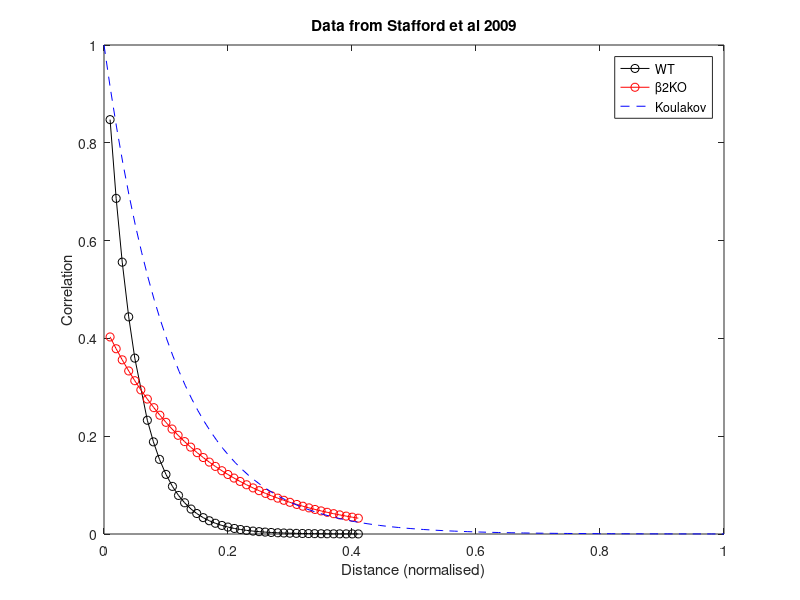
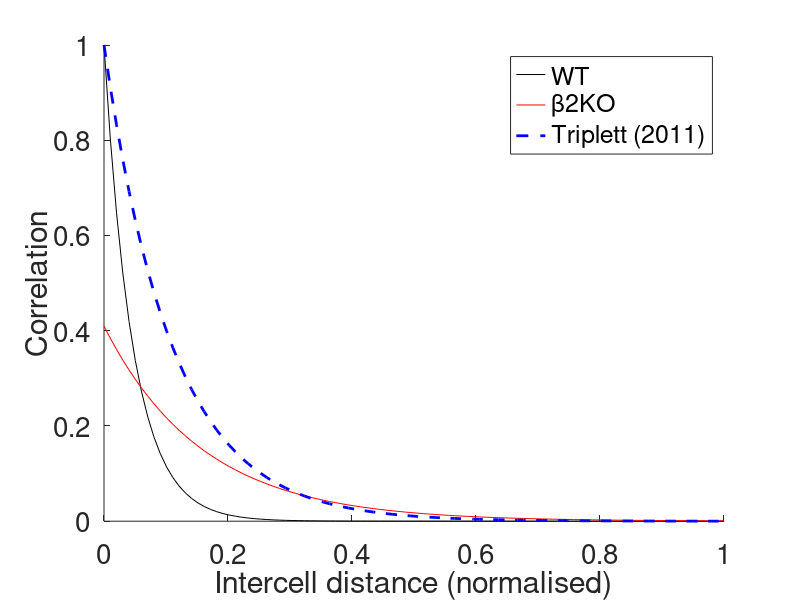
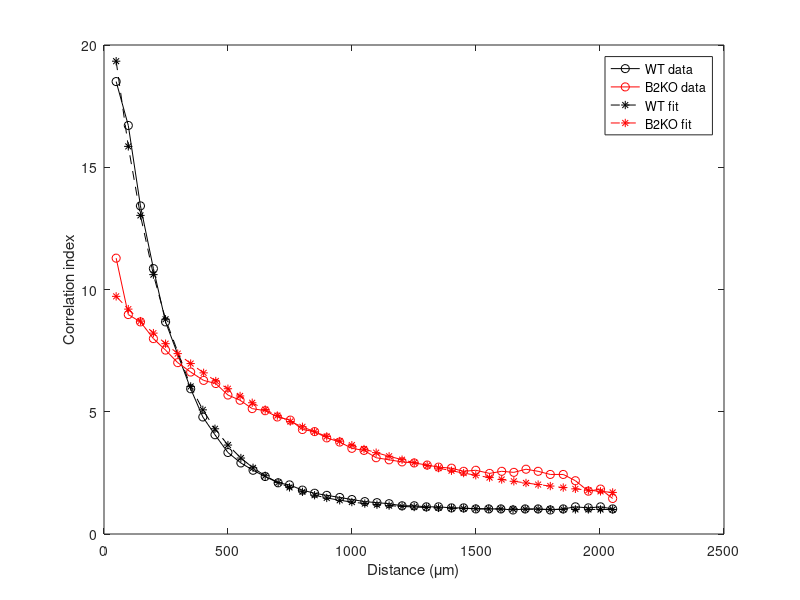

Here is the MATLAB script that generated these plots, in order:
clear all, close all


WT = load('Stafford2009-CI-WT.txt');
KO = load('Stafford2009-CI-B2KO.txt');

WTd = WT(:,1)*1e-6;
WTci = WT(:,2);

KOd = KO(:,1)*1e-6;
KOci = KO(:,2);

p = plot(WTd*1e6,WTci,'ko-', ...
         KOd*1e6,KOci,'ro-');

hold on
% The fit from curvefit
WTa = 22.64;
WTb = 1/4302;
WTciFit = WTa*exp(-WTd/WTb) + 1;

p(3) = plot(WTd*1e6,WTciFit,'k*--');

KOa = 9.275;
KOb = 1/1260;
KOciFit = KOa*exp(-KOd/KOb) + 1;

p(4) = plot(KOd*1e6, KOciFit,'r*--');

xlabel('Distance (\mum)')
ylabel('Correlation index')

legend(p,'WT data','B2KO data', 'WT fit', 'B2KO fit')


% For the curve fitting, subtract 1
WTciMinus1 = WTci-1;
KOciMinus1 = KOci-1;


% Looking at Dans data, Sterrat mail dec 2, 2011
%
% P2: 41*2+180 = 262 degrees, radius of eyeball 2.146/2 mm
% P6: 37*2+180 = 254 degress, radius of eyeball 2.450/2 mm
%
% P2 dist side to side = 4.9mm, P6 dist = 5.4 mm
%
% Lets use 5 mm

% Comparison with Koulakov
WTdN = WTd / 5e-3;
KOdN = KOd / 5e-3;

% Here 0 means no correlation, as opposed to 1 for CI
WTciN = (WTciFit-1) / max(WTa-1);
KOciN = (KOciFit-1) / max(WTa-1);

KoulakovD = linspace(0,1);
KoulakovCI = exp(-KoulakovD/0.11);

figure
p2 = plot(WTdN,WTciN,'ko-', ...
          KOdN,KOciN,'ro-', ...
          KoulakovD, KoulakovCI, 'b--');
xlabel('Distance (normalised)')
ylabel('Correlation')

legend(p2,'WT','\beta2KO','Koulakov')
title('Data from Stafford et al 2009')

saveas(gcf,'StaffordFit.pdf','pdf')

d = linspace(0,1,100);

% Just double checking that the curves are right

figure

      WTa = 1; % 22.64/22.64
      WTb = 1/(4302*5e-3); % Assums retina is 5mm (flattened out)
      CWT = WTa*exp(-d/WTb);

      KOa = 9.275/22.64;
      KOb = 1/(1260*5e-3);
      CKO = KOa*exp(-d/KOb);
      hold on
      p3 = plot(d,CWT,'k-',d,CKO,'r-', ...
                KoulakovD,KoulakovCI, 'b--', ...
                'linewidth',2);
      
      legend(p3,'WT','\beta2KO','Triplett (2011)')
      xlabel('Intercell distance (normalised)','fontsize',24)
      ylabel('Correlation','fontsize',24)
      set(gca,'fontsize',20)
      
      saveas(gcf,'StaffordFit-rescalingCI.pdf','pdf')